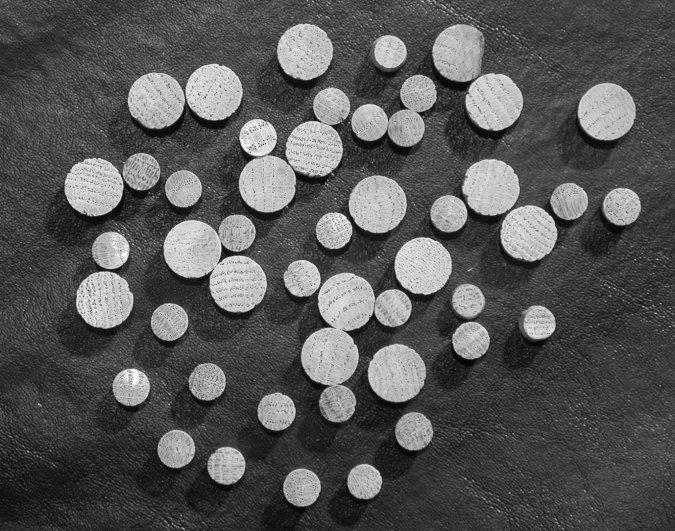
%> input picture project09/img/Fig0941(a)(wood_dowels).tif, 675 x 531 px
$ octave example0911.m   (GNU Octave 9; MATLAB toolbox functions it lacks are replaced by stand-ins)
%> lines starting %> are read from the running program, lines starting %| are printed output that depends on the picture
f=imread('img/Fig0941(a)(wood_dowels).tif');
%> f is the input picture: size 531x675 uint8; min 2, max 255, mean 86.7
sumpixels=zeros(1,36);
for k=0:35
    se=strel('disk',k);
    fo=imopen(f,se);
    sumpixels(k+1)=sum(fo(:));
end
%> this loop made 36 passes
%> pass 3, `fo=imopen(f,se);`:
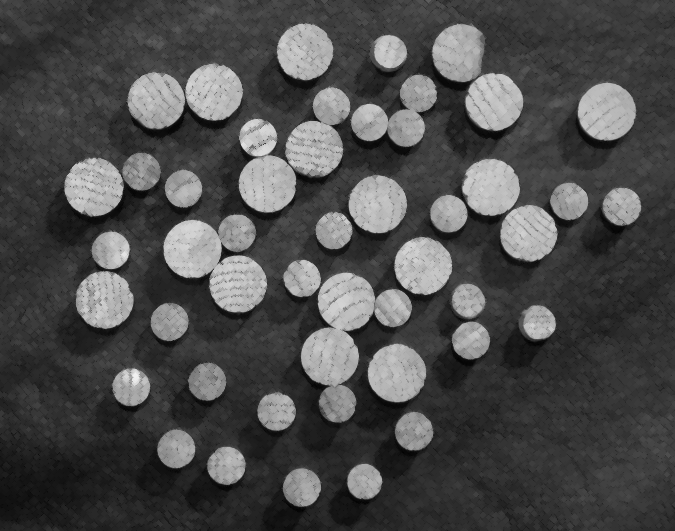
%> fo: size 531x675 uint8; min 2, max 240, mean 76.1
%> after the loop, sumpixels = 36 values, max 31078774 at index 1, min 9697369 at index 36, mean 18241474.3
plot(0:35,sumpixels),xlabel('k'),ylabel('surface area')
%> after `ylabel('surface area')`:
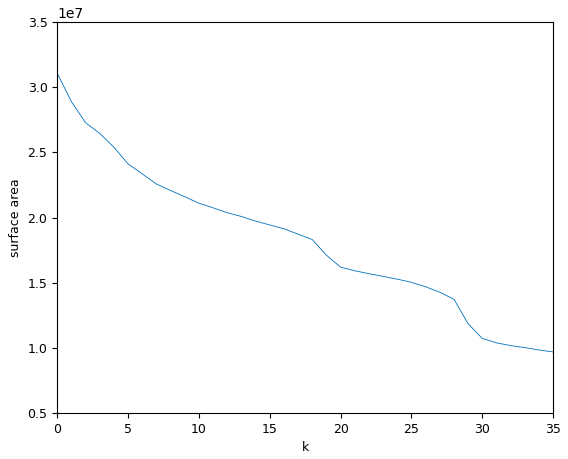
%> figure redrawn from the program's plot data; curve peaks at x = 0, y = 31078774
figure,plot(-diff(sumpixels));
xlabel('k');
ylabel('sur');
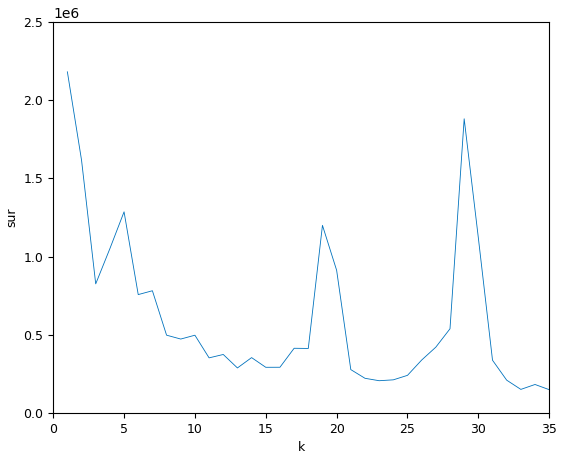
%> figure redrawn from the program's plot data; curve peaks at x = 1, y = 2181671
